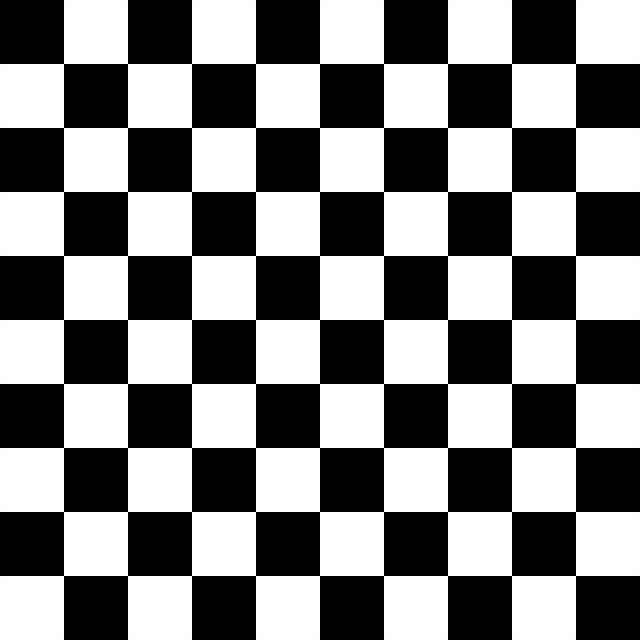
#> input picture CalibrationBoards/calibration.png, 640 x 640 px
$ python FindLineDistanceAndAngle.py CalibrationBoards/calibration.png   (older library calls are emulated)
#> lines starting #> are read from the running program, lines starting #| are printed output that depends on the picture; after the words box and inside, x2 and y2 are one past the last pixel; in counts of white or black regions, pixels touching at a corner belong together; long printed decimals are rounded
import cv2
import numpy as np
import sys
import argparse
import pickle
import math


PixToDegree = 12.07
counter = 0
def best_contour(image):
    global counter
    img, contours, _ = cv2.findContours(image, cv2.RETR_EXTERNAL, cv2.CHAIN_APPROX_SIMPLE)
    img_color = cv2.cvtColor(img, cv2.COLOR_GRAY2RGB)
    output = img_color
    cont = None
    minDiffer = sys.maxsize
    cont_area = 0
    bestBox = None
    for contour in contours:
        rect = cv2.minAreaRect(contour)
        box = cv2.boxPoints(rect)
        box = np.int0(box)
        if cv2.contourArea(box) <= 200 or cv2.contourArea(contour)==0 :
            continue
        if cv2.contourArea(box) / cv2.contourArea(contour) < minDiffer:
            minDiffer =  cv2.contourArea(box) / cv2.contourArea(contour)
            cont = contour
            cont_area = cv2.contourArea(contour)
            bestBox = box
    output = cv2.drawContours(img_color, cont, -1, (0, 0, 255), 4)
    output = cv2.drawContours(img_color, [bestBox], -1, (0, 0, 255), 4)
    cv2.imshow("output" + str(counter), output)
    counter=counter+1
    maxY = 0
    secondMaxY = 0
    for x, y in bestBox:
        if y > secondMaxY:
            if y >= maxY:
                maxY, secondMaxY = y, maxY
            else:
                secondMaxY = y
    print(maxY)
    print(secondMaxY)
    print(42.8/math.tan(math.radians(((maxY + secondMaxY)/2)/PixToDegree)))
    print(bestBox)
    return (cont, cont_area)

parser = argparse.ArgumentParser(
        description='An image white line will be detected in')
parser.add_argument(
        'image',
        help='the path of the image'
    )
args = parser.parse_args()
image = cv2.imread(args.image)
#> image is the input picture: shape (640, 640, 3); min 0, max 255, mean 127.5
objpoints =  pickle.load(open('objpoints.pkl', 'rb'))
#> (reads objpoints.pkl from the repository)
imgpoints =  pickle.load(open('imgpoints.pkl', 'rb'))
#> (reads imgpoints.pkl from the repository)
ret, mtx, dist, rvecs, tvecs = cv2.calibrateCamera(objpoints, imgpoints, (640,480),None,None)
h,  w = image.shape[:2]
#> h = 640; w = 640
newcameramtx, roi=cv2.getOptimalNewCameraMatrix(mtx, dist, (w, h), 1, (w, h))
#> roi = (18, 5, 590, 600)

mapx,mapy = cv2.initUndistortRectifyMap(mtx,dist,None,newcameramtx,(w,h),5)
dst = cv2.remap(image, mapx, mapy, cv2.INTER_LINEAR)
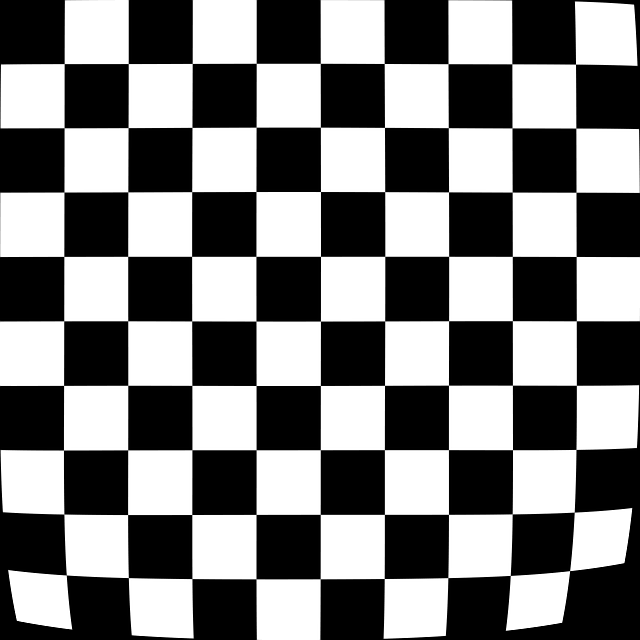
#> dst: shape (640, 640, 3); min 0, max 255, mean 124.7

# crop the image
x,y,w,h = roi
#> x = 18; y = 5; w = 590; h = 600
dst = dst[y:y+h, x:x+w]
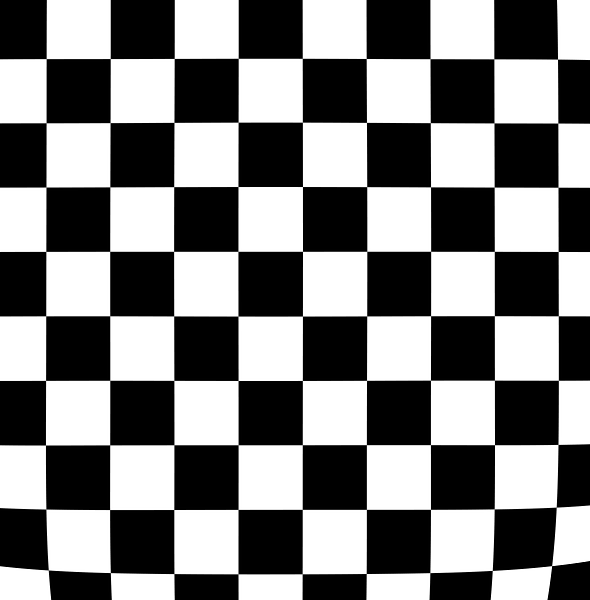
#> dst: shape (600, 590, 3); min 0, max 255, mean 127.3

image = dst
cv2.imshow("base image", image)

image = cv2.cvtColor(image, cv2.COLOR_BGR2GRAY)
#> image: shape (600, 590)
cv2.imshow("grayscale image", image)

image_half_y = int(image.shape[0] / 2)
#> image_half_y = 300
roi = image[image_half_y:image.shape[0], 0:image.shape[1]]
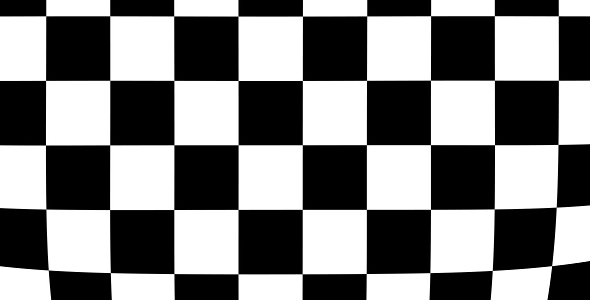
#> roi: shape (300, 590); min 0, max 255, mean 127.6
ret, roi = cv2.threshold(roi, 210, 255, cv2.THRESH_BINARY)
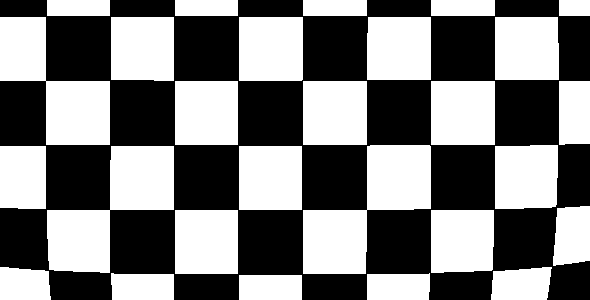
#> roi: shape (300, 590); 49.1% white; 27 white regions, largest, box (x1, y1, x2, y2) and area: (303, 145, 431, 274) 8213, (47, 146, 174, 273) 7925, (0, 17, 110, 145) 7040
cv2.imshow("lower half after threshold", roi)

kernel = np.ones((5, 5), np.uint8)
roi_morphed = cv2.erode(roi, kernel, iterations = 1)
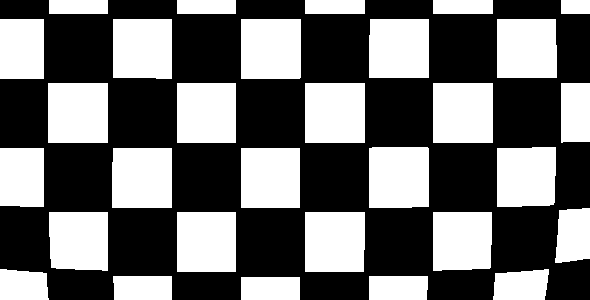
#> roi_morphed: shape (300, 590); 42.9% white; 30 white regions, largest, box (x1, y1, x2, y2) and area: (369, 147, 429, 208) 3639, (48, 83, 108, 143) 3600, (305, 83, 365, 143) 3600
roi_morphed = cv2.dilate(roi_morphed, kernel, iterations= 1)
#> roi_morphed: shape (300, 590); 49.1% white; 27 white regions
cv2.imshow("lower half after threshold and open", roi_morphed)

roi_morphed_result = best_contour(roi_morphed)
#> in best_contour, `img, contours, _ = cv2.findContours(image, cv2.RETR_EXTERNAL, cv2.CHAI..`: contours = 27 contours; largest, box (x1, y1, x2, y2) and area: (303, 145, 431, 274) 7960, (47, 146, 174, 273) 7676, (0, 17, 110, 145) 6804, (431, 81, 495, 145) 3969, (303, 81, 367, 145) 3969
#> the loop in best_contour, `for contour in contours:` made 27 passes
#> (rect, minDiffer, cont, cont_area, bestBox) on pass 1: (((270, 287), (24, 62), -90), 1, [[239, 275], [239, 299], [301, 299], [301, 275]], 1488, [[301, 299], [239, 299], [239, 275], [301, 275]])
#> (rect, minDiffer, cont_area, bestBox) on pass 11: (((22.5, 177), (62, 45), -90), 0.984, 2772.5, [[44, 207], [0, 207], [0, 145], [44, 145]])
#> after the loop in best_contour, `for contour in contours:`: cont = [[0, 146], [0, 207], [17, 207], [18, 208], [45, 208], [45, 146]]; cont_area = 2772.5; minDiffer = 0.984
#> in best_contour, `output = cv2.drawContours(img_color, cont, -1, (0, 0, 255), 4)`: output: shape (300, 590, 3); mean B, G, R 125.1, 125.1, 125.2
#> in best_contour, `output = cv2.drawContours(img_color, [bestBox], -1, (0, 0, 255), 4)`:
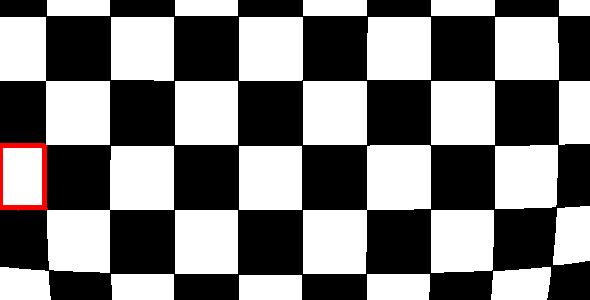
#> output: shape (300, 590, 3); mean B, G, R 124.2, 124.2, 125.5
#> the loop in best_contour, `for x, y in bestBox:` made 4 passes
#> (x, y, maxY, secondMaxY) on passes 1 to 2: (44, 207, 207, 0), (0, 207, 207, 207)
#> (x, y) on passes 3 to 4: (0, 145), (44, 145)
#> after the loop in best_contour, `for x, y in bestBox:`: maxY = 207
#| 207
#| 207
#| 138.693
#| [[ 44 207]
#|  [  0 207]
#|  [  0 145]
#|  [ 44 145]]
img_color = cv2.cvtColor(roi_morphed,cv2.COLOR_GRAY2BGR)
try:
    output = cv2.drawContours(img_color,[roi_morphed_result[0]],-1,(0,0,255),4)
except:
    output=roi
    pass
cv2.imshow("output", output)
cv2.waitKey(0)
cv2.destroyAllWindows()
